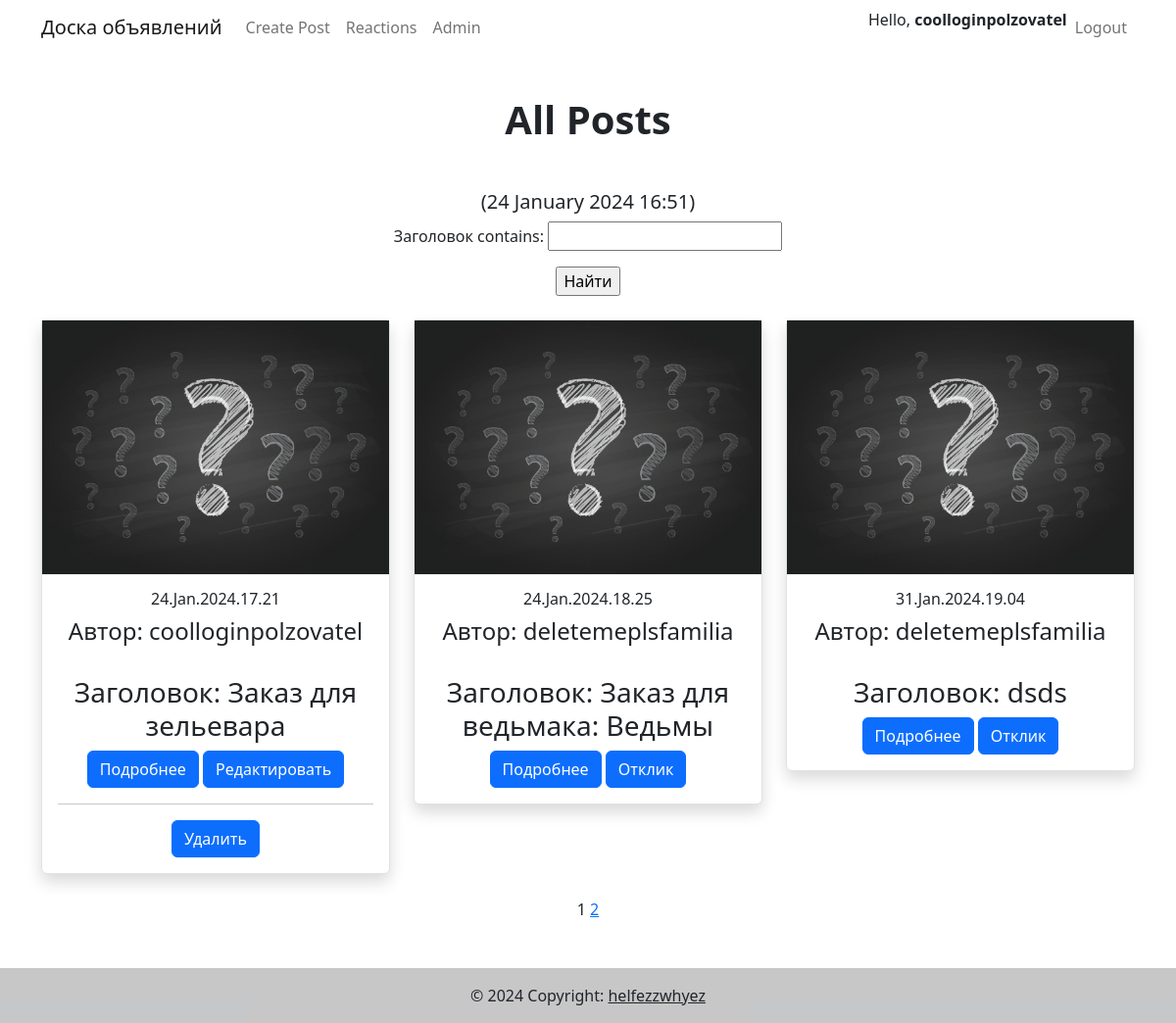
The page / (signed in) on the database its author committed.
### upload_app/models.py (models this page shows, shortened)
class Post(models.Model):
    author = models.ForeignKey(User, on_delete=models.CASCADE, null=True, verbose_name='Автор поста')
    title = models.CharField(max_length=64, verbose_name='Заголовок')
    text = models.TextField(verbose_name='Описание')
    banner = models.ImageField(blank=True, null=True, upload_to='images/', verbose_name='Картинка')
    time_in = models.DateTimeField(auto_now_add=True)  # атоматически добавляемая дата и время создания
    STATUS_CHOICES = (
        ('done', 'Выполнено'),
        ('no_done', 'Не выполнено'),
    )
    status = models.CharField(max_length=12, choices=STATUS_CHOICES, default='no_done', verbose_name='Статус')
    CATEGORY_CHOICES = (
        ('tanks', 'Танки'),
        ('healing', 'Хилы'),
        ('dd', 'ДД'),
        ('merchants', 'Торговцы'),
        ('guildmasters', 'Гилдмастеры'),
        ('questgivers', 'Квестгиверы'),
        ('blacksmiths', 'Кузнецы'),
        ('tanners', 'Кожевники'),
        ('potionmakers', 'Зельевары'),
        ('spellmasters', 'Местера заклинаний')
    )
    category = models.CharField(max_length=12, choices=CATEGORY_CHOICES, default='tanks', verbose_name='Категория')
    class Meta:
        verbose_name_plural = 'Объявления'
        verbose_name = 'Объявление'

### upload_app/views.py (the view)
# urls.py: path('', PostsList.as_view(), name='posts'),
class PostsList(ListView):
    model = Post
    template_name = 'home.html'
    context_object_name = 'posts'
    paginate_by = 3
    def get_queryset(self):
        queryset = super().get_queryset()
        self.filterset = PostFilter(self.request.GET, queryset)
        return self.filterset.qs
    def get_context_data(self, **kwargs):
        context = super().get_context_data(**kwargs)
        context['time_now'] = datetime.utcnow()
        context['filterset'] = self.filterset
        return context

### upload_app/context_processors.py (called while the page is built)
def auth_status(request):
    if request.user.is_authenticated:
        return {'is_authenticated': True}
    else:
        return {'is_authenticated': False}

### upload_app/templatetags/custom_tags.py (called while the page is built)
@register.simple_tag(takes_context=True)
def url_replace(context, **kwargs):
    d = context['request'].GET.copy()
    for k, v in kwargs.items():
        d[k] = v
    return d.urlencode()

### upload_app/templates/home.html (shortened to what this page needs)
{% extends "base.html" %}
{% load custom_filters %}
{% load custom_tags %}
{% block pageContent %}
<section class="text-center">
    <h1 class="mb-5"><strong>All Posts</strong></h1>
     <h5>({{ time_now|date:'j F Y H:i' }})</h5>
    <form action="" method="get">
       {{ filterset.form.as_p }}
       <input type="submit" value="Найти" />
   </form>
<br>
    <div class="row">
        {% for p in posts %}
        <div class="col-lg-4 col-md-6 mb-4">
            <div class="card shadow border">
                <div class="bg-image hover-overlay ripple" data-mdb-ripple-color="light">
                    <img src="{{ MEDIA_URL}}/media/default/python-django.png" class="img-fluid post-banner bg-gradient bg-dark" />
                </div>
                <div class="card-body">
                    <h6 class="card-title">{{ p.time_in|date:'d.M.Y.H.i' }}</h6>
                    <h4 class="card-title">Автор: {{ p.author }}</h4>
                    <br>
                    <h3 class="card-title">Заголовок: {{ p.title }}</h3>
                    <a href="{% url 'post' p.id %}" class="btn btn-primary">Подробнее</a>
                    {% if is_authenticated and p.author != request.user %}
                    <a href="{% url 'reaction' p.id %}" class="btn btn-primary">Отклик</a>
                    {% endif %}
                    {% if p.author == user %}
                    <a href="{% url 'post_edit' p.id %}" class="btn btn-primary">Редактировать</a>
                    <hr>
                    <a href="{% url 'post_delete' p.id %}" class="btn btn-primary">Удалить</a>
                    {% endif %}
                </div>
            </div>
        </div>
        {% endfor %}
    </div>
   {{ page_obj.number }}
   {% if page_obj.has_next %}
       <a href="?{% url_replace page=page_obj.next_page_number %}">{{ page_obj.next_page_number }}</a>
   {% endif %}
</section>
</div>
{% endblock pageContent %}

### upload_app/templates/TopNavigation.html (shortened to what this page needs)
{% load static %}
<header>
    <nav class="navbar navbar-expand-lg navbar-light bg-white fixed-top">
        <div class="container">
            <a class="navbar-brand" href="{% url 'posts' %}">Доска объявлений</a>
            <div class="collapse navbar-collapse" id="navbarExample01">
                <ul class="navbar-nav me-auto mb-2 mb-lg-0">
                        <a class="nav-link" href="/posts/create/">Create Post</a>
                    <li class="nav-item">
                        <a class="nav-link" href="/reactions/">Reactions</a>
                    </li>
                    <li class="nav-item">
                        <a class="nav-link" href="/admin/">Admin</a>
                    </li>
                </ul>
                <ul class="navbar-nav d-flex flex-row">
                    {% if not is_authenticated %}
                    <li class="nav-item">
                        <a class="nav-link" href="/accounts/login/">Login</a>
                    </li>
                    <li class="nav-item">
                        <a class="nav-link" href="/accounts/signup/">Signup</a>
                    </li>
                    {% else %}
                    <li class="nav-item me-3 me-lg-0">
                        Hello, <b>{{ user }}</b>
                    </li>
                    <li class="nav-item me-3 me-lg-0">
                        <a class="nav-link" href="{% url 'logout' %}">Logout</a>
                    </li>
                    {% endif %}
                </ul>
            </div>
        </div>
    </nav>
</header>

### rows shown on the page
Post: time_in "24.Jan.2024.17.21", author "coolloginpolzovatel", title "Заказ для зельевара", shows "Редактировать"
Post: time_in "24.Jan.2024.18.25", author "deletemeplsfamilia", title "Заказ для ведьмака: Ведьмы", shows "Отклик"
Post: time_in "31.Jan.2024.19.04", author "deletemeplsfamilia", title "dsds", shows "Отклик"

### other values the page prints
{{ user }} "coolloginpolzovatel"
{{ time_now|date:'j F Y H:i' }} "24 January 2024 16:51"
{{ page_obj.number }} "1"
{{ page_obj.next_page_number }} "2"
